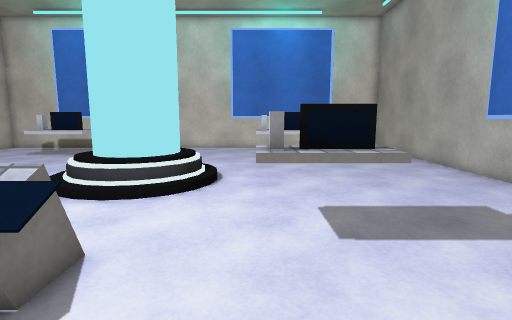
[1] (above)

18 first-person views from a walk through a Unity game level. The camera is 1.2 m above the floor, tilts 8° down and sees 80° across. The floor is counted in squares, 0.5 m on a side. Each view is taken from the middle of a square. On the plan, view 1 faces up. The plan holds only what a view shows up to about 19 squares ahead; the rest is blank. The player is left out. Surface patterns are stand-ins for the level's own textures.

[2]
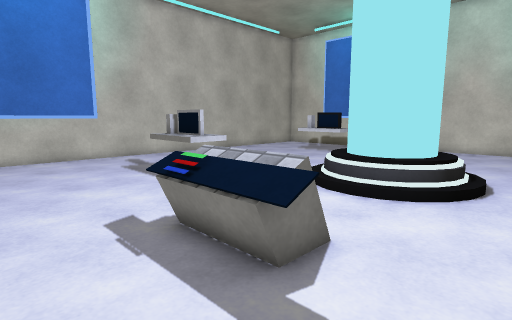

[3]
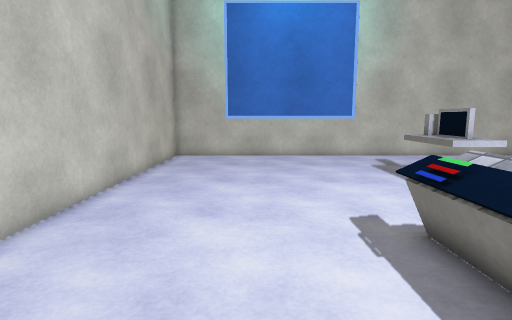

[4]
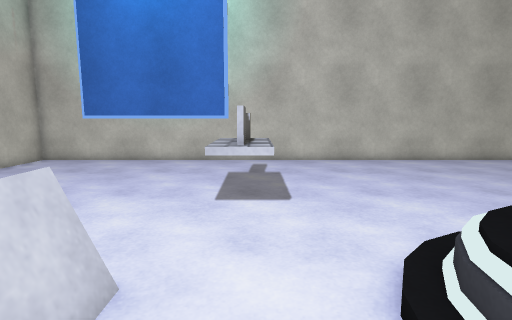

[5]
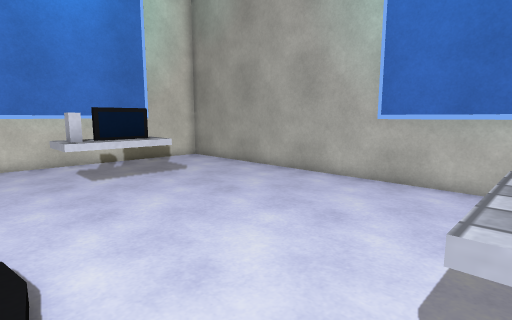

[6]
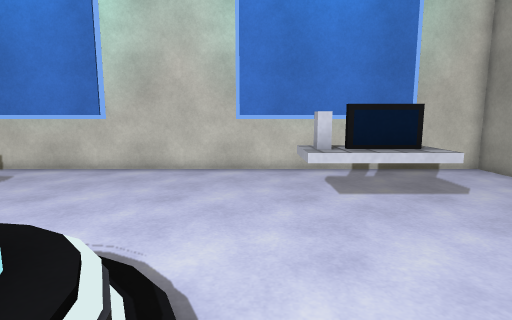

[7]
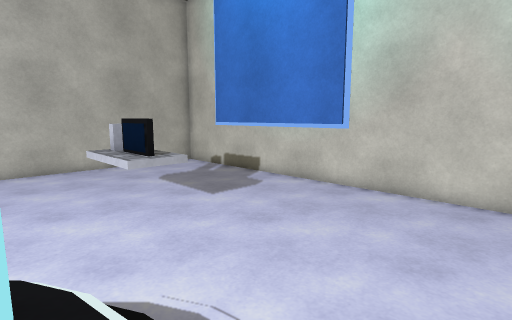

[8]
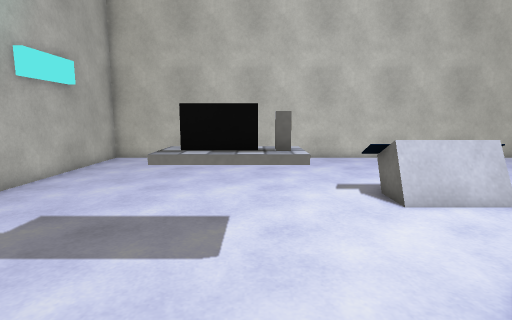

[9]
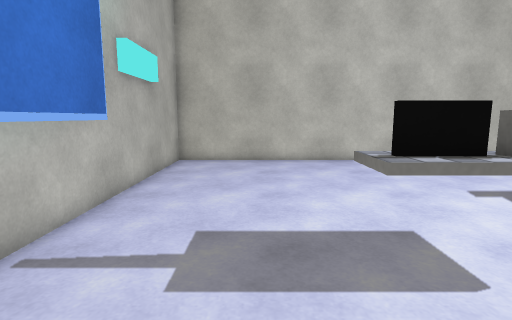

[10]
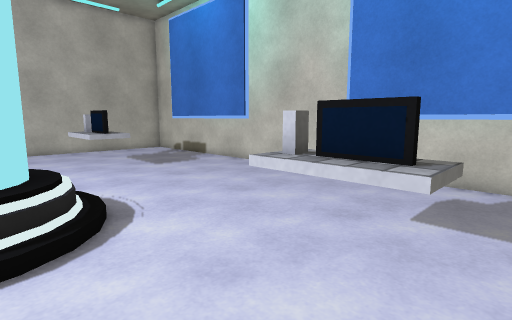

[11]
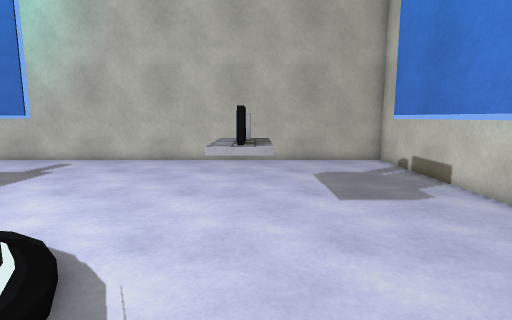

[12]
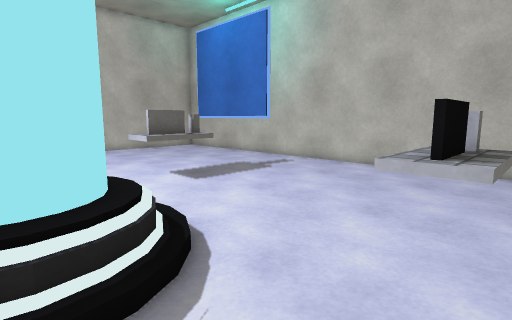

[13]
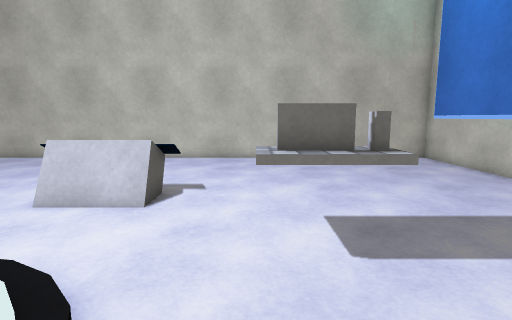

[14]
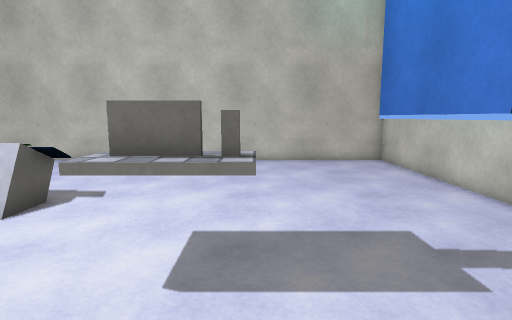

[15]
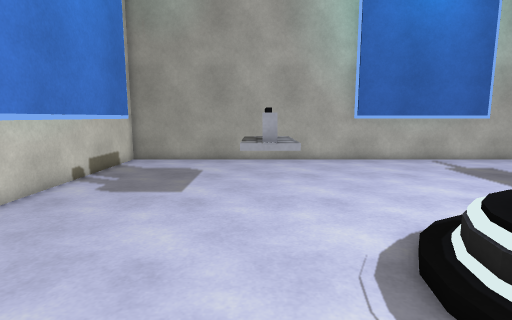

[16]
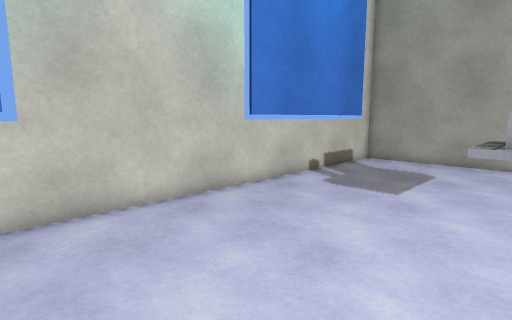

[17]
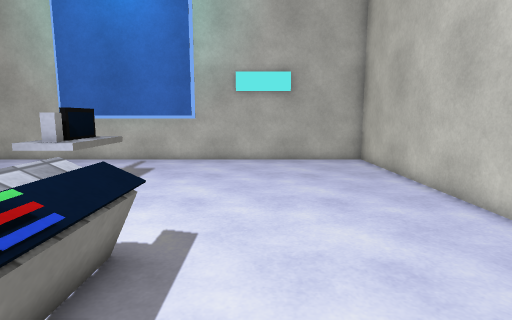

[18]
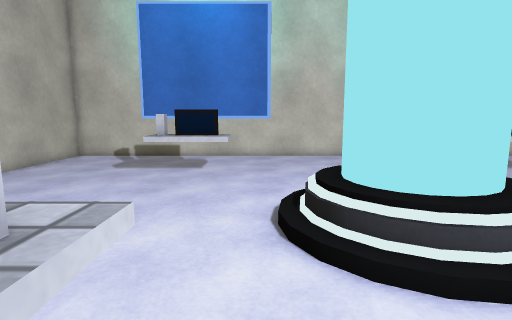

### Floor plan
Points are (right, up) in squares from view 1. A wall is a line through its corners. A room is listed if a view was taken in it or the views show most of it. See-through windows are left out.
Room 1 (views 1, 2, 3, 4, 5, 6, 7, 8, 9, 10, 11, 12, 13, 14, 15, 16, 17, 18)
walls: (-17.4, 5.8) (-17.4, -1.8); (-7.1, 22.5) (-14.6, 22.5); (8.6, 4.2) (8.6, 11.8); (-19.1, 1.1) (-19.1, -5) (9.3, -5) (9.3, 24) (2.9, 24); (1.1, 24) (-10, 24); (-11.9, 24) (-19.1, 24) (-19.1, 2.9); (5.6, 22.5) (-1.9, 22.5)
objects: other object (-12, 6) to (-9, 7); other object (-12, 16) to (-9, 17); other object (-6, 3) to (-3, 5); other object (0, 6) to (3, 7); other object (0, 16) to (3, 17)

Positions as (right, up) in squares from view 1, and headings:
1: (0, 0), facing up
2: (0, 0), facing up-left
3: (0, 0), facing left
4: (-2, 7), facing left
5: (-2, 7), facing up-right
6: (-1, 10), facing up
7: (-2, 13), facing up-left
8: (1, 13), facing down
9: (5, 12), facing down
10: (4, 12), facing up-left
11: (-2, 17), facing left
12: (-4, 18), facing down-left
13: (-9, 13), facing down
14: (-12, 12), facing down
15: (-8, 17), facing right
16: (-8, 16), facing up-right
17: (-8, 1), facing right
18: (-8, 5), facing up
